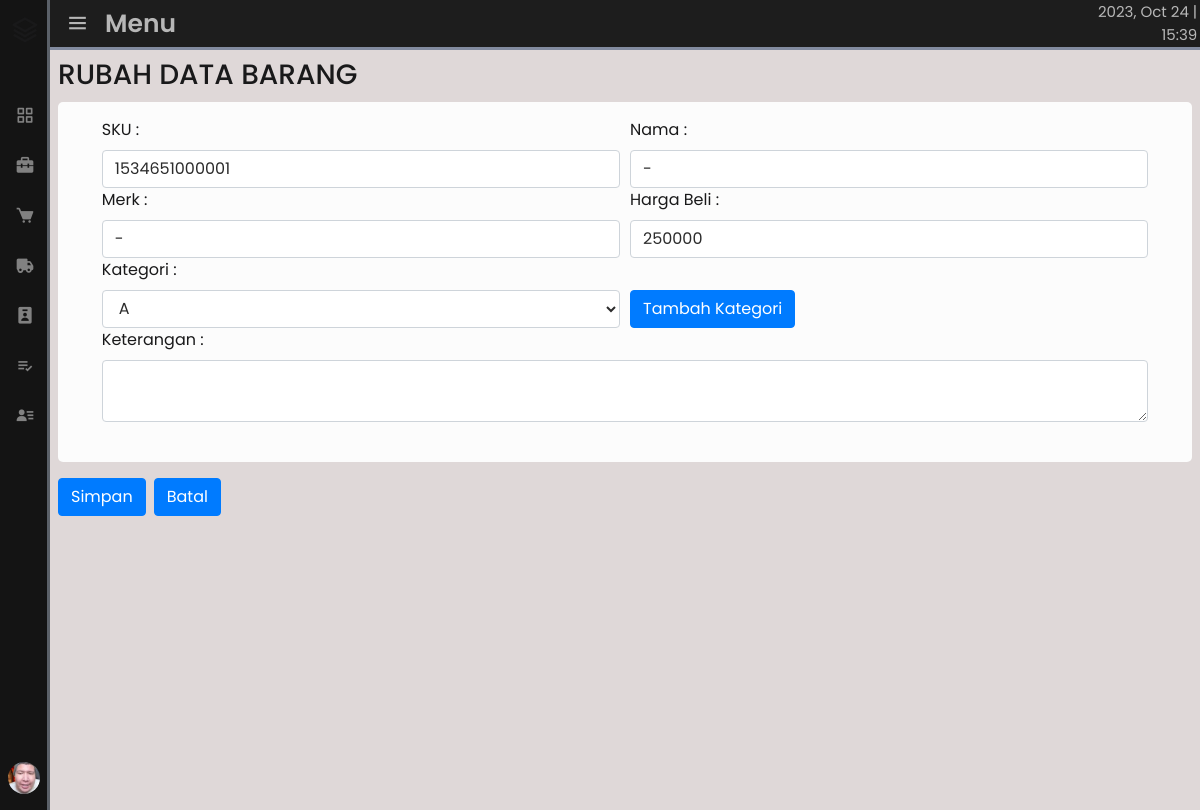
Screenshot of /stok_1/rubah_kategori.php?id=1 (signed in) with the database file from the repository.
### tables this page shows
CREATE TABLE `dat_uss` (
  `id` int(225) NOT NULL,
  `nama` varchar(225) NOT NULL,
  `username` varchar(225) NOT NULL,
  `password` varchar(50) NOT NULL,
  `levl` varchar(225) NOT NULL,
  `bagian` varchar(225) NOT NULL,
  `type` varchar(225) NOT NULL,
  `gamb` varchar(225) NOT NULL
);

CREATE TABLE `stok_databarang` (
  `id` int(225) NOT NULL,
  `id_barang` varchar(225) NOT NULL,
  `nama_barang` varchar(225) NOT NULL,
  `merk` varchar(225) NOT NULL,
  `kategori` varchar(225) NOT NULL,
  `harga_beli` varchar(225) NOT NULL,
  `harga_jual` varchar(225) NOT NULL,
  `stok` varchar(225) NOT NULL,
  `keterangan` varchar(225) NOT NULL,
  `acc` varchar(225) NOT NULL,
  `tanggal_ket` date NOT NULL,
  `milik` varchar(225) NOT NULL
);

### stok_1/session.php (called while the page is built, shortened)
<?php
$iduser = $_SESSION['ID'];

### stok_1/rubah_kategori.php (the view, shortened to what this page needs)
<?php
include "header.php";
?>
<h3>RUBAH DATA BARANG</h3>
<div class="recent">
	<div class="activity-card">
		<form method="POST" action="aksi/aksi_data-barang.php">
			<?php
			$id = $_GET['id'];
			$rubah = mysqli_query($conn, "SELECT * FROM `stok_databarang` WHERE `id`='$id'") or die(mysqli_error($conn));
			while ($isi = mysqli_fetch_array($rubah)) {
			?>
				<div class="col-md-12">
					<div class="form-row">
						<div class="col">
							<label for="id_barang">SKU :</label>
							<input type="text" class="form-control isi" id="id_barang" name="barcod" value="<?php echo $isi['id_barang'] ?>" required readonly>
						</div>
						<div class="col">
							<label for="a">Nama :</label>
							<input type="text" class="form-control isi" id="a" name="nama" value="<?php echo $isi['nama_barang'] ?>" required>
						</div>
					</div>
					<div class="form-row">
						<div class="col">
							<label for="nama Barang">Merk :</label>
							<input type="text" id="nama Barang" class="form-control" name="merk" value="<?php echo $isi['merk'] ?>" required>
						</div>
						<div class="col">
							<label for="harga_jual">Harga Beli :</label>
							<input type="number" id="harga_jual" class="form-control" name="harga_beli" value="<?php echo $isi['harga_beli'] ?>" required>
						</div>
					</div>
					<div class="form-row">
						<div class="col">
							<label for="Kategori">Kategori :</label>
							<select id="Kategori" class="form-control" name="kategori" required>
								<option style="color:#D2D2D2;" selected><?php echo $isi['kategori']; ?></option>
								<?php
								$ops = mysqli_query($conn, "SELECT * FROM `stok_kategor` WHERE `milik` = '$milik' ORDER BY(nama) ASC") or die(mysqli_error($conn));
								while ($isi = mysqli_fetch_array($ops)) {
								?>
									<option> <?php echo $isi['nama']; ?></option>
								<?php } ?>
							</select>
						</div>
						<div class="col">
							<a style="margin-top: 2rem;" id="Kategori" class="btn btn-primary" href="kategori_id.php"> Tambah Kategori</a>
						</div>
					</div>
					<div class="form-row">
						<div class="col">
							<label for="Keterangan">Keterangan :</label>
							<textarea id="Keterangan" class="form-control" name="ket"><?php echo $isi['keterangan'] ?></textarea>
						</div>
					</div><br />
				</div>
			<?php } ?>
	</div>
</div>
<div class="form-inline mt-3">
	<button type="submit" class="btn btn-primary mb-2 mr-sm-2" name="rubah_data">Simpan</button>
	<a type="button" class="btn btn-primary mb-2 mr-sm-2" href="data_barang.php">Batal</a>
</div>

### stok_1/header.php (shortened to what this page needs)
<?php
include "../config.php";
include "session.php";
?>
<head>
	<link rel="stylesheet" href="https://cdn.jsdelivr.net/gh/lykmapipo/themify-icons@0.1.2/css/themify-icons.css">
	<link href='https://unpkg.com/boxicons@2.0.7/css/boxicons.min.css' rel='stylesheet'>
	<link rel="stylesheet" href="https://maxcdn.bootstrapcdn.com/bootstrap/4.5.2/css/bootstrap.min.css">
	<link rel="stylesheet" href="https://cdn.jsdelivr.net/npm/bootstrap-select@1.13.14/dist/css/bootstrap-select.min.css">
	<link rel="stylesheet" type="text/css" href="sttyle.css">
</head>
<div class="sidebar closed">
	<div class="logo-details">
		<i class='bx bx-layer'></i>
	</div>
	<ul class="nav-links">
		<li>
			<a href="index.php">
				<i class='bx bx-grid-alt'></i>
			</a>
		</li>
		<li>
			<a href="data_barang.php">
				<i class='bx bxs-briefcase-alt-2'></i>
			</a>
		</li>
		<li>
			<a href="menu_pembelian.php">
				<i class='bx bxs-cart'></i>
			</a>
		</li>
		<li>
			<a href="distribusi.php">
				<i class='bx bxs-truck'></i>
			</a>
		</li>
		<li>
			<a href="lap_beli.php">
				<i class='bx bxs-user-badge'></i>
			</a>
		</li>
		<li>
			<a href="lap_pemakaian.php">
				<i class='bx bx-list-check'></i>
			</a>
		</li>
		<li>
			<div class="iocn-link">
				<a href="#">
					<i class='bx bxs-user-detail'></i>
				</a>
			</div>
		</li>
		<?php
		$isi_user = mysqli_query($conn, "SELECT * FROM `dat_uss` WHERE `id` = $iduser") or die(mysqli_error($conn));
		$user = mysqli_fetch_assoc($isi_user);
		if (empty($user['gamb'])) {
			$pict = 'icon_none.png';
		} else {
			$pict = $user['gamb'];
		}
		?>
		<li>
			<div class="profile-details">
				<div class="profile-content">
					<a href="../ot.php" data-toggle="tooltip" title="log_out.?" data-placement="right">
						<img src="../gamb_user/<?= $pict; ?>" alt="profileImg">
					</a>
				</div>
			</div>
		</li>
	</ul>
</div>
<header class="home-section">
	<div class="home-content">
		<i class='bx bx-menu'></i>
		<span class="text">Menu</span>
		<span class="text-right date"><?= date('Y, M d') . '  |  ' . date('H:i');  ?></span>
	</div>
</header>
<main class="mains">

### stok_1/sttyle.css (style rules this page uses)
* { margin: 0; padding: 0; box-sizing: border-box; font-family: 'Poppins', sans-serif; color: #19191a; }
.sidebar { position: fixed; top: 0; left: 0; height: 100%; width: 220px; background: #141414; border-right: 3px solid #5b6169; z-index: 100; transition: all 0.5s ease; }
.sidebar.closed { width: 50px; }
.sidebar .logo-details { height: 60px; width: 100%; display: flex; align-items: center; }
.sidebar .logo-details i { font-size: 30px; height: 50px; min-width: 50px; text-align: center; line-height: 50px; }
.bx-layer { transition: all 0.5s ease; animation: RGBs 10s infinite alternate-reverse; }
.sidebar .nav-links { height: 100%; padding: 30px 0 150px 0; overflow: auto; }
.sidebar.closed .nav-links { overflow: visible; }
.sidebar .nav-links li { position: relative; list-style: none; transition: all 0.4s ease; }
.sidebar .nav-links li .iocn-link { display: flex; align-items: center; justify-content: space-between; }
.sidebar .nav-links li i { height: 50px; min-width: 50px; text-align: center; line-height: 50px; color: #818181; font-size: 20px; cursor: pointer; transition: all 0.3s ease; }
.sidebar .nav-links li a { display: flex; align-items: center; text-decoration: none; }
.sidebar .profile-details { position: fixed; bottom: 0; width: 220px; display: flex; align-items: center; justify-content: space-between; background: #25203a; padding: 12px 0; transition: all 0.5s ease; }
.sidebar.closed .profile-details { background: none; }
.sidebar.closed .profile-details { width: 78px; }
.sidebar .profile-details .profile-content { display: flex; align-items: center; }
.sidebar .profile-details img { height: 40px; width: 40px; object-fit: cover; border-radius: 50px; margin: 0 14px 0 4px; transition: all 0.5s ease; animation: RGB 30s infinite alternate; }
.sidebar.closed .profile-details img { padding: 4px; }
.home-section { position: fixed; z-index: 102; background: #b2bfe2; height: 40px; left: 220px; width: calc(100% - 220px); transition: all 0.5s ease; }
.mains { position: relative; top: 50px; left: 220px; min-height: calc(100vh - 40px); width: calc(100% - 220px); align-items: center; background: #dfd8d8; justify-content: center; transition: all 0.5s ease; padding: 0.5rem 0.5rem; }
.activity-card { border-radius: 5px; margin-top: 10px; background-color: #fcfcfc; padding: 1rem 1.8rem 1rem 1.8rem; }
.activity-card .form-control { background-color: #ffffff; color: #2c2c2c; }
.activity-card .form-control option { color: #2c2c2c; }
.sidebar.closed ~ .home-section { left: 50px; width: calc(100% - 40px); }
.sidebar.closed ~ .mains { left: 50px; width: calc(100% - 50px); }
.home-section .home-content { position: relative; height: 50px; display: flex; align-items: center; background: #1d1d1d; border-bottom: 3px solid #828b9f; }
.home-section .home-content .date { padding-left: calc(100% - 25%); margin: 0.8rem; }
.home-section .home-content .bx-menu, .home-section .home-content .text, .home-section .home-content .date { color: #b7b7b7; font-size: 25px; }
.home-section .home-content .date { color: #b7b7b7; font-size: 15px; }
.home-section .home-content .bx-menu { margin: 0 15px; cursor: pointer; }
.home-section .home-content .text { font-size: 25px; font-weight: 600; }
img { border-radius: 50%; width: 85px; height: 85px; padding: 0.3rem; text-decoration: none; color: white; }

### rows the page displays
dat_uss: gamb (picture)
stok_databarang: barcod "1534651000001", nama "-", merk "-", harga_beli "250000", kategori "A"
